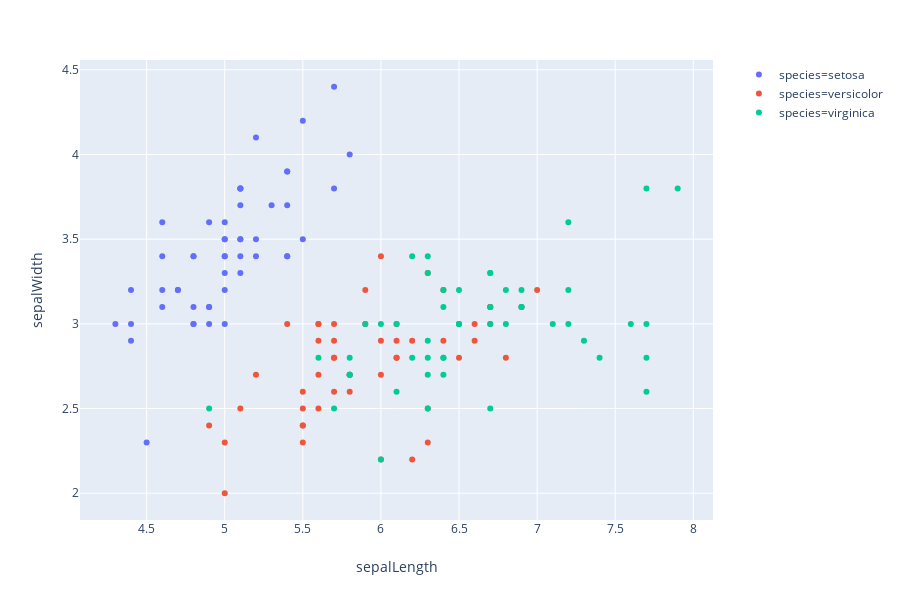

Write notebook code for a chart like this one.
### Code cell
sepal = px.scatter(iris, x='sepalLength', y='sepalWidth', color='species')
sepal

### Figure 1 — Plotly figure (JSON) as saved in the notebook; plotly's stock layout.template omitted (floating-point values rounded to 4 significant figures)
{"data": [{"hoverlabel": {"namelength": 0}, "hovertemplate": "species=setosa<br>sepalLength=%{x}<br>sepalWidth=%{y}", "legendgroup": "species=setosa", "marker": {"color": "#636efa", "symbol": "circle"}, "mode": "markers", "name": "species=setosa", "showlegend": true, "type": "scatter", "x": [5.1, 4.9, 4.7, 4.6, 5, 5.4, 4.6, 5, 4.4, 4.9, 5.4, 4.8, 4.8, 4.3, 5.8, 5.7, 5.4, 5.1, 5.7, 5.1, 5.4, 5.1, 4.6, 5.1, 4.8, 5, 5, 5.2, 5.2, 4.7, 4.8, 5.4, 5.2, 5.5, 4.9, 5, 5.5, 4.9, 4.4, 5.1, 5, 4.5, 4.4, 5, 5.1, 4.8, 5.1, 4.6, 5.3, 5], "xaxis": "x", "y": [3.5, 3, 3.2, 3.1, 3.6, 3.9, 3.4, 3.4, 2.9, 3.1, 3.7, 3.4, 3, 3, 4, 4.4, 3.9, 3.5, 3.8, 3.8, 3.4, 3.7, 3.6, 3.3, 3.4, 3, 3.4, 3.5, 3.4, 3.2, 3.1, 3.4, 4.1, 4.2, 3.1, 3.2, 3.5, 3.6, 3, 3.4, 3.5, 2.3, 3.2, 3.5, 3.8, 3, 3.8, 3.2, 3.7, 3.3], "yaxis": "y"}, {"hoverlabel": {"namelength": 0}, "hovertemplate": "species=versicolor<br>sepalLength=%{x}<br>sepalWidth=%{y}", "legendgroup": "species=versicolor", "marker": {"color": "#EF553B", "symbol": "circle"}, "mode": "markers", "name": "species=versicolor", "showlegend": true, "type": "scatter", "x": [7, 6.4, 6.9, 5.5, 6.5, 5.7, 6.3, 4.9, 6.6, 5.2, 5, 5.9, 6, 6.1, 5.6, 6.7, 5.6, 5.8, 6.2, 5.6, 5.9, 6.1, 6.3, 6.1, 6.4, 6.6, 6.8, 6.7, 6, 5.7, 5.5, 5.5, 5.8, 6, 5.4, 6, 6.7, 6.3, 5.6, 5.5, 5.5, 6.1, 5.8, 5, 5.6, 5.7, 5.7, 6.2, 5.1, 5.7], "xaxis": "x", "y": [3.2, 3.2, 3.1, 2.3, 2.8, 2.8, 3.3, 2.4, 2.9, 2.7, 2, 3, 2.2, 2.9, 2.9, 3.1, 3, 2.7, 2.2, 2.5, 3.2, 2.8, 2.5, 2.8, 2.9, 3, 2.8, 3, 2.9, 2.6, 2.4, 2.4, 2.7, 2.7, 3, 3.4, 3.1, 2.3, 3, 2.5, 2.6, 3, 2.6, 2.3, 2.7, 3, 2.9, 2.9, 2.5, 2.8], "yaxis": "y"}, {"hoverlabel": {"namelength": 0}, "hovertemplate": "species=virginica<br>sepalLength=%{x}<br>sepalWidth=%{y}", "legendgroup": "species=virginica", "marker": {"color": "#00cc96", "symbol": "circle"}, "mode": "markers", "name": "species=virginica", "showlegend": true, "type": "scatter", "x": [6.3, 5.8, 7.1, 6.3, 6.5, 7.6, 4.9, 7.3, 6.7, 7.2, 6.5, 6.4, 6.8, 5.7, 5.8, 6.4, 6.5, 7.7, 7.7, 6, 6.9, 5.6, 7.7, 6.3, 6.7, 7.2, 6.2, 6.1, 6.4, 7.2, 7.4, 7.9, 6.4, 6.3, 6.1, 7.7, 6.3, 6.4, 6, 6.9, 6.7, 6.9, 5.8, 6.8, 6.7, 6.7, 6.3, 6.5, 6.2, 5.9], "xaxis": "x", "y": [3.3, 2.7, 3, 2.9, 3, 3, 2.5, 2.9, 2.5, 3.6, 3.2, 2.7, 3, 2.5, 2.8, 3.2, 3, 3.8, 2.6, 2.2, 3.2, 2.8, 2.8, 2.7, 3.3, 3.2, 2.8, 3, 2.8, 3, 2.8, 3.8, 2.8, 2.8, 2.6, 3, 3.4, 3.1, 3, 3.1, 3.1, 3.1, 2.7, 3.2, 3.3, 3, 2.5, 3, 3.4, 3], "yaxis": "y"}], "layout": {"height": 600, "legend": {"tracegroupgap": 0}, "margin": {"t": 60}, "xaxis": {"anchor": "y", "domain": [0, 0.98], "title": {"text": "sepalLength"}}, "yaxis": {"anchor": "x", "domain": [0, 1], "title": {"text": "sepalWidth"}}}}
